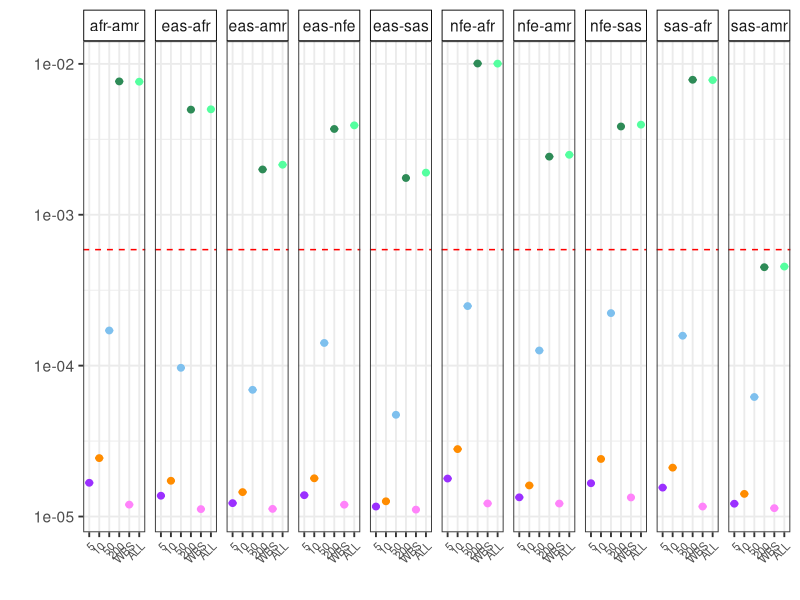
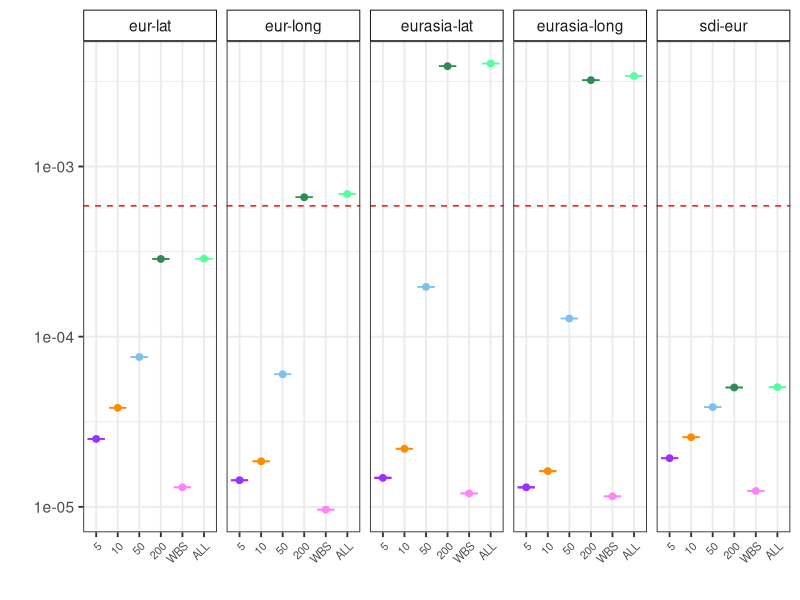
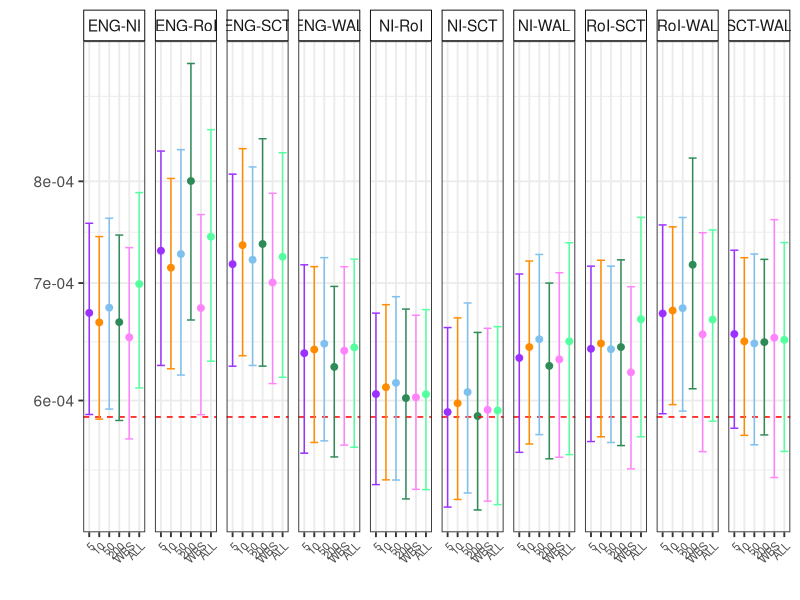
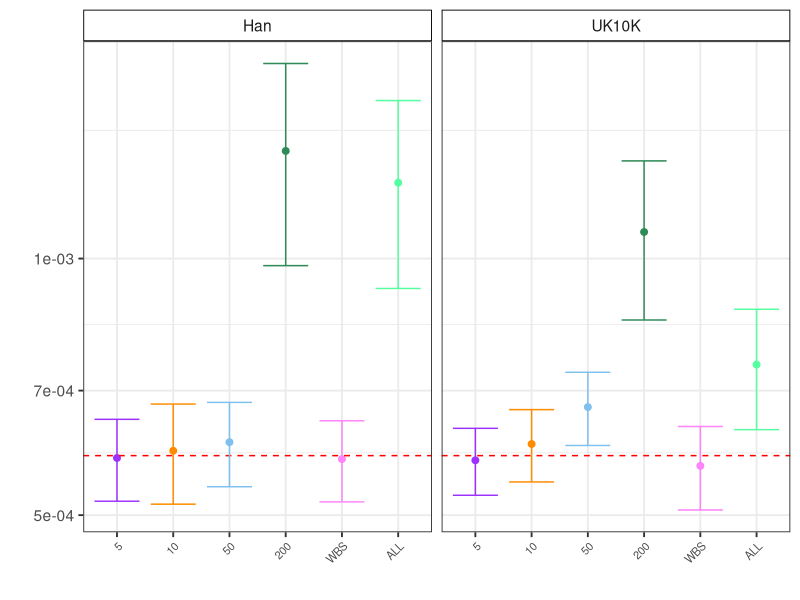
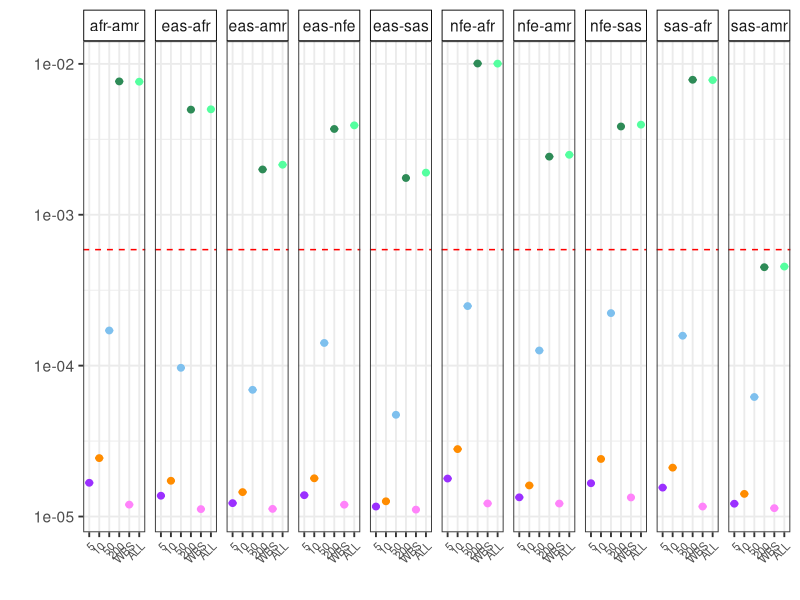
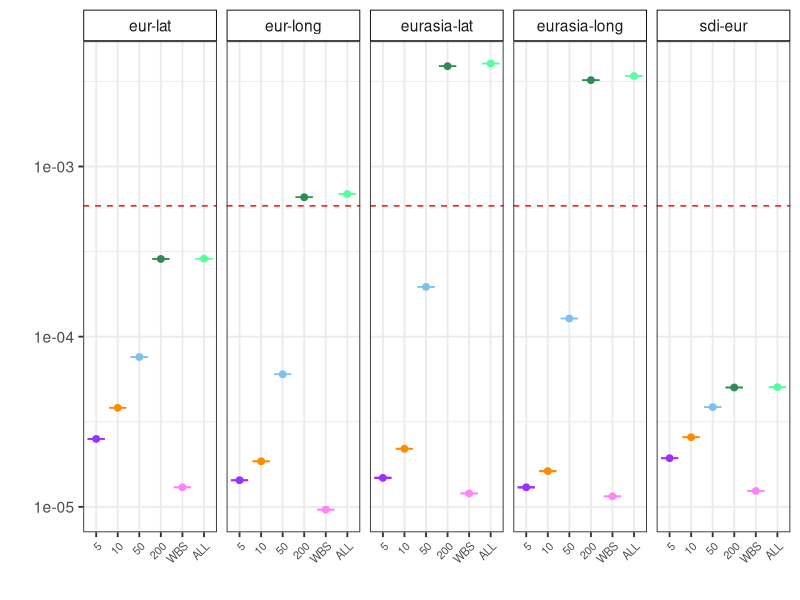
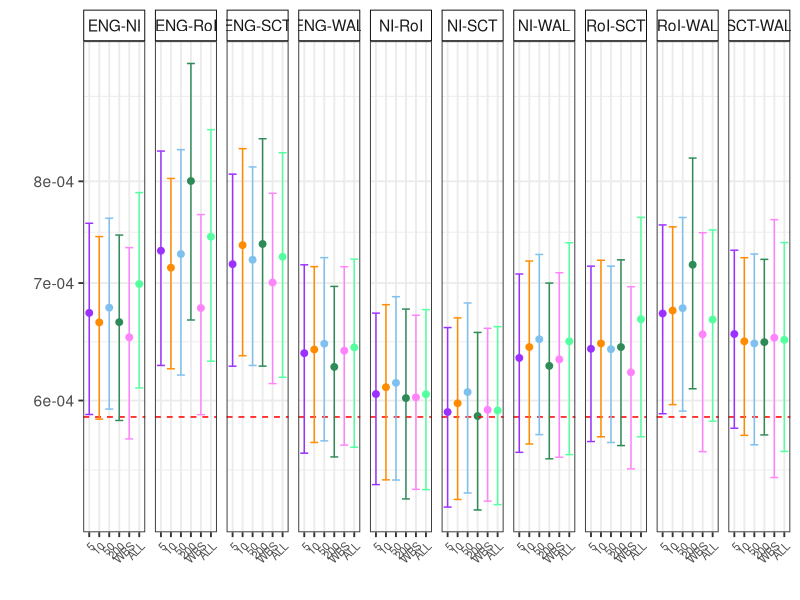
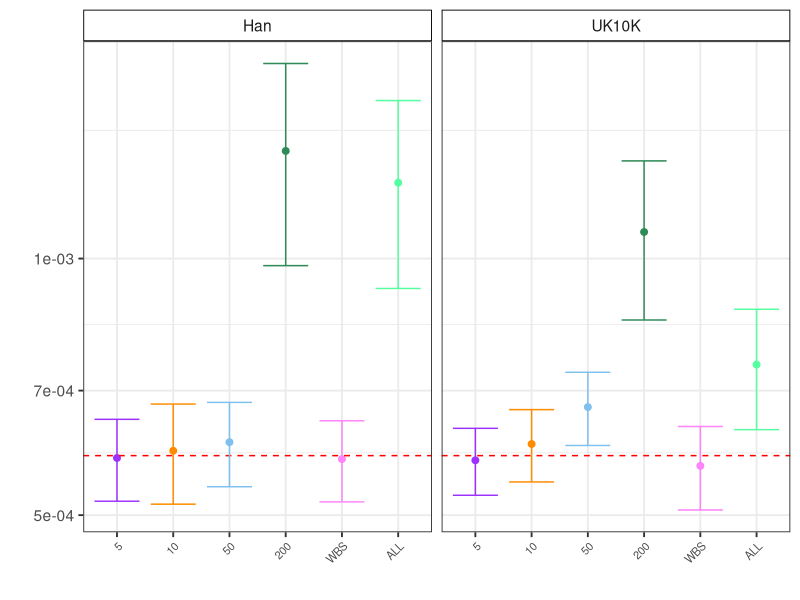

Recreate these plots in R, in order.
## ---- chunk 1
knitr::opts_chunk$set(echo = TRUE)
library(data.table)
library(tidyverse)
## ---- chunk 2
df <- fread("../plots/H_HGDP1KG.txt")
dfNum <- df %>% filter(gwas %in% c("e5", "e10", "e50", "e200") )%>% separate(gwas, into = c("tmp", "gwas"), sep = "e") %>% select(-tmp)
dfNNum <- df %>% filter(gwas %in% c("WBS", "ALL"))
df <- rbind(dfNum, dfNNum)
df$gwas <- factor(df$gwas, levels = c( "5", "10", "50", "200", "WBS", "ALL")) 
df <- df %>% mutate(uc = H + (1.96*(sqrt(varH))), lc = H - (1.96*(sqrt(varH))))


pl <- df %>% filter(contrasts %in% c("eas-nfe","eas-sas","eas-afr", "eas-amr", "nfe-sas","nfe-afr", "nfe-amr","sas-afr", "sas-amr", "afr-amr")) %>% ggplot(aes(x = gwas, y = H, color = gwas)) + geom_point(size = 2) + xlab("") + ylab("") + theme_bw(base_size = 14)  + guides(fill="none") + theme(plot.title = element_text(hjust = 0.5), axis.text.x = element_text(size = 8, angle = 45, hjust = 1), strip.background=element_rect(colour="black",fill="white"), legend.position = "none")+facet_wrap(~contrasts, nrow = 1)+ scale_y_log10() + geom_hline(yintercept = 1/1703, color = "red", linetype = "dashed") + scale_color_manual(values = c("purple1", "darkorange", "skyblue2", "seagreen", "orchid1", "seagreen1")) + geom_errorbar(aes(ymin = lc, ymax = uc), width = 0.8)
pl
ggsave("~/Desktop/tmp.png", pl, height = 2.2, width = 12)

pl <- df %>% filter(contrasts %in% c("eurasia-lat", "eurasia-long", "eur-lat", "eur-long", "sdi-eur")) %>% ggplot(aes(x = gwas, y = H, color = gwas)) + geom_point(size = 2) + xlab("") + ylab("") + theme_bw(base_size = 14)  + guides(fill="none") + theme(plot.title = element_text(hjust = 0.5), axis.text.x = element_text(size = 8, angle = 45, hjust = 1), strip.background=element_rect(colour="black",fill="white"), legend.position = "none")+facet_wrap(~contrasts, nrow = 1)+ scale_y_log10() + geom_hline(yintercept = 1/1703, color = "red", linetype = "dashed") + scale_color_manual(values = c("purple1", "darkorange", "skyblue2", "seagreen", "orchid1", "seagreen1")) + geom_errorbar(aes(ymin = lc, ymax = uc), width = 0.8)
pl
ggsave("~/Desktop/tmp2.png", pl, height = 2.2, width = 12)

## ---- chunk 3
df <- fread("../plots/H_InUKBB.txt")
dfNum <- df %>% filter(gwas %in% c("e5", "e10", "e50", "e200") )%>% separate(gwas, into = c("tmp", "gwas"), sep = "e") %>% select(-tmp)
dfNNum <- df %>% filter(gwas %in% c("WBS", "ALL"))
df <- rbind(dfNum, dfNNum)
df$gwas <- factor(df$gwas, levels = c( "5", "10", "50", "200", "WBS", "ALL")) 
df <- df %>% mutate(uc = H + (1.96*(sqrt(varH))), lc = H - (1.96*(sqrt(varH))))
rep_str = c("England" = "ENG","Wales" = "WAL", "Scotland" = "SCT","NorthernIreland" = "NI","RepublicOfIrelend" = "RoI"  )
df$contrasts <- str_replace_all(df$contrasts, rep_str)


pl <- df %>% ggplot(aes(x = gwas, y = H, color = gwas)) + geom_point(size = 2) + xlab("") + ylab("") + theme_bw(base_size = 14)  + guides(fill="none") + theme(plot.title = element_text(hjust = 0.5), axis.text.x = element_text(size = 8, angle = 45, hjust = 1), strip.background=element_rect(colour="black",fill="white"), legend.position = "none")+facet_wrap(~contrasts, nrow = 1)+ scale_y_log10() + geom_hline(yintercept = 1/1703, color = "red", linetype = "dashed") + scale_color_manual(values = c("purple1", "darkorange", "skyblue2", "seagreen", "orchid1", "seagreen1")) + geom_errorbar(aes(ymin = lc, ymax = uc), width = 0.8)
pl
ggsave("~/Desktop/tmp3.png", pl, height = 2.2, width = 12)

## ---- chunk 4
df <- fread("../plots/H_SDS.txt")
dfNum <- df %>% filter(gwas %in% c("e5", "e10", "e50", "e200") )%>% separate(gwas, into = c("tmp", "gwas"), sep = "e") %>% select(-tmp)
dfNNum <- df %>% filter(gwas %in% c("WBS", "ALL"))
df <- rbind(dfNum, dfNNum)
df$gwas <- factor(df$gwas, levels = c( "5", "10", "50", "200", "WBS", "ALL")) 
df <- df %>% mutate(uc = H + (1.96*(sqrt(varH))), lc = H - (1.96*(sqrt(varH))))

pl <- df %>% ggplot(aes(x = gwas, y = H, color = gwas)) + geom_point(size = 2) + xlab("") + ylab("") + theme_bw(base_size = 14)  + guides(fill="none") + theme(plot.title = element_text(hjust = 0.5), axis.text.x = element_text(size = 8, angle = 45, hjust = 1), strip.background=element_rect(colour="black",fill="white"), legend.position = "none")+facet_wrap(~contrasts, nrow = 1)+ scale_y_log10() + geom_hline(yintercept = 1/1703, color = "red", linetype = "dashed") + scale_color_manual(values = c("purple1", "darkorange", "skyblue2", "seagreen", "orchid1", "seagreen1")) + geom_errorbar(aes(ymin = lc, ymax = uc), width = 0.8)
pl
ggsave("~/Desktop/tmp3.png", pl, height = 2.2, width = 12)

